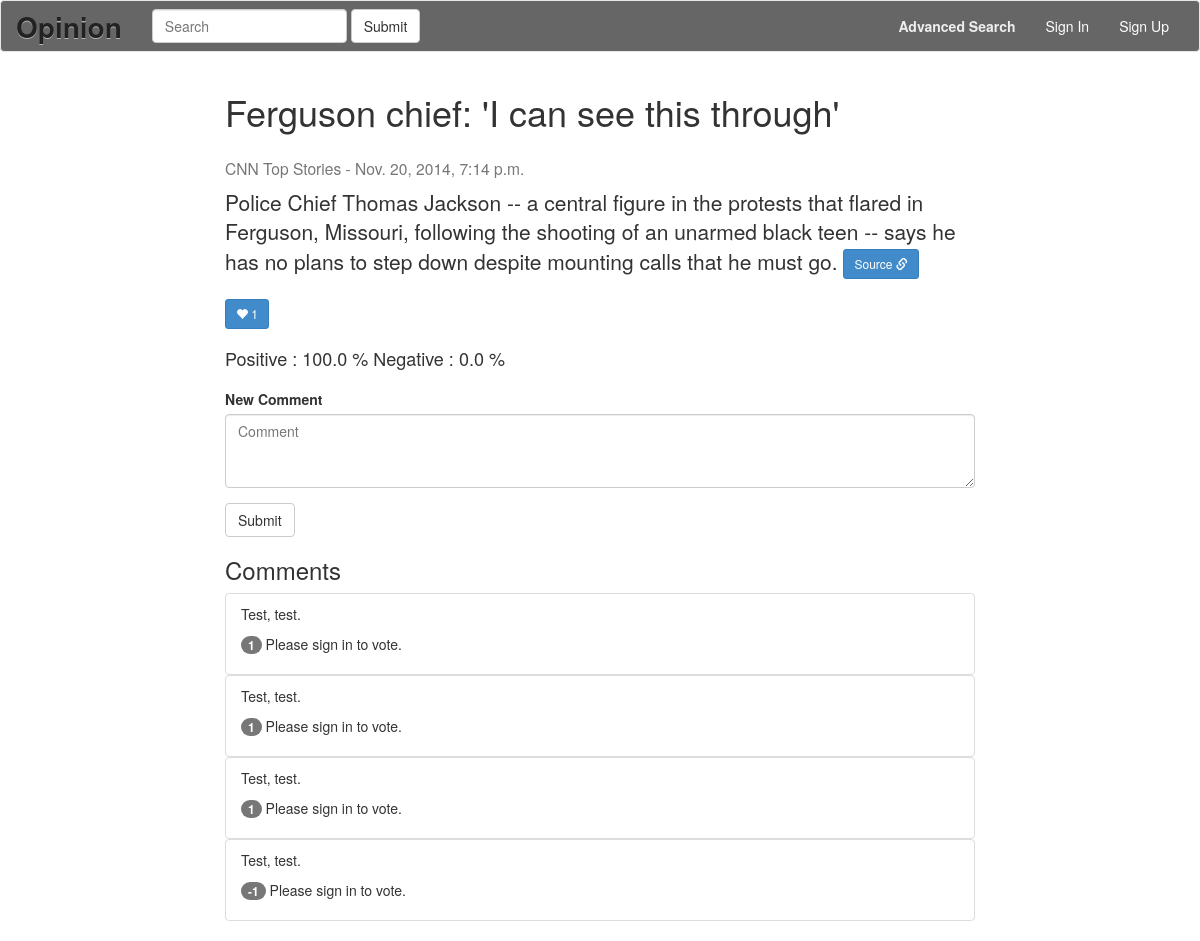
/topic_id=3/, run on an earlier commit of the app's database.
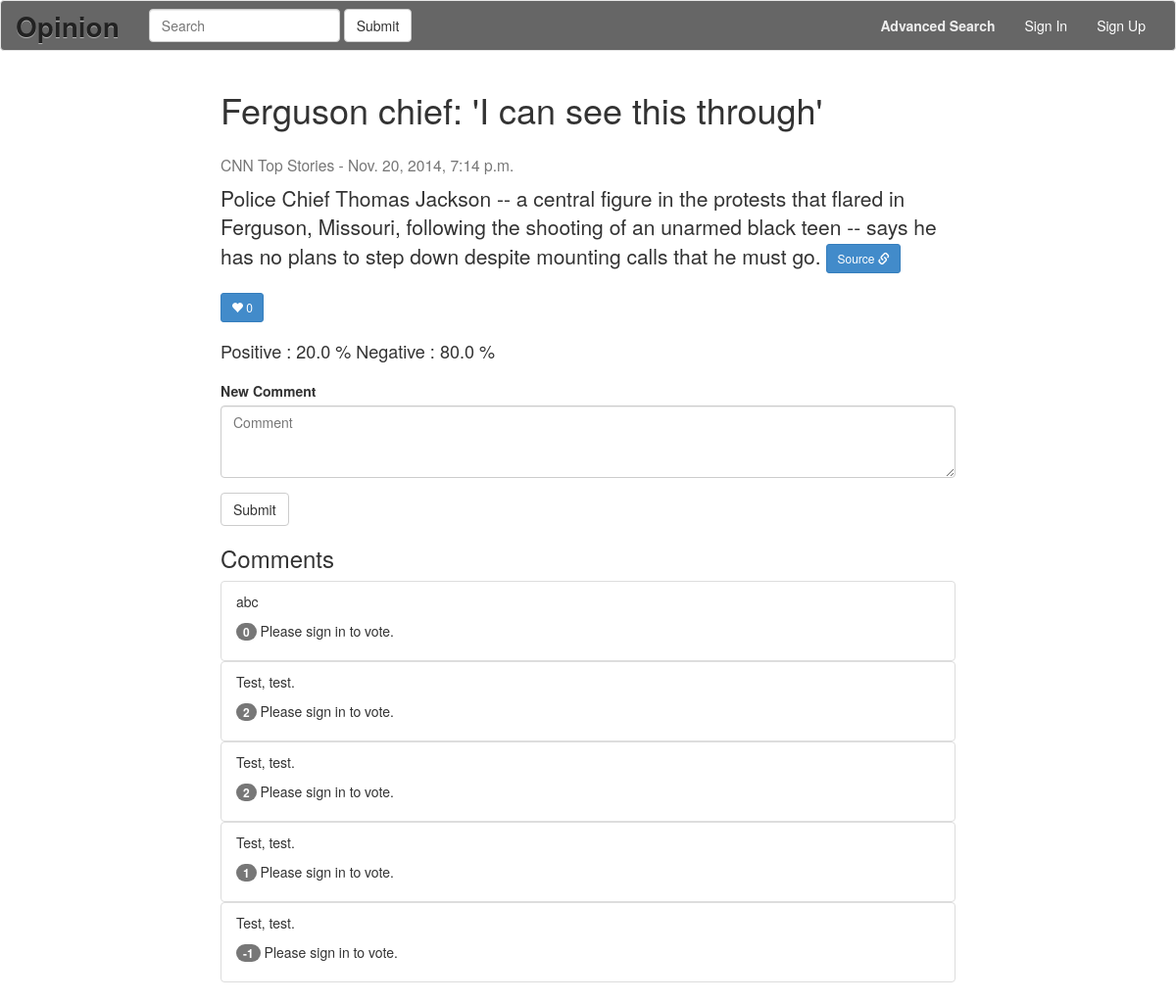
And on a later commit of the database.
### appopinion/models.py (models this page shows)
class Topic(models.Model):
    title = models.CharField(max_length=255)
    date = models.DateTimeField('date published')
    content = models.TextField()
    url = models.CharField(max_length=255)
    source = models.CharField(max_length=255)
    likecount = models.BigIntegerField(default=0)

class Comment(models.Model):
    content = models.TextField()
    parent = models.ForeignKey(Topic)
    date = models.DateTimeField('date published')
    vote = models.BigIntegerField(default=0)
    positive = models.BooleanField(default=True)

### appopinion/views.py (the view)
# urls.py: url(r'^topic_id=(?P<topic_id>[0-9]+)/$', views.topic_detail, name='topic_detail'),
def topic_detail(request, topic_id):
    topic = Topic.objects.get(pk=topic_id)
    try:
        comment_text = request.POST['content']
        if comment_text != '':
            if not request.user.is_authenticated():
                return HttpResponseRedirect(
                            reverse('appopinion:signin') +
                            '?next=%s' % request.path)
            new_comment = Comment(
                                  parent_id = topic_id,
                                  content = cgi.escape(comment_text, True),
                                  date = datetime.now(),
                                  positive = True,
                                  )
            new_comment.save()
    except:
        pass
    comment_list = Comment.objects.all().filter(parent_id=topic_id)
    pos_count = 0.0
    for comment in comment_list:
        if comment.positive == True:
            pos_count += 1.0
    if len(comment_list ) > 0:
        pos_percent = pos_count / len(comment_list)
        neg_percent = 1.0 - pos_percent
    else:
        pos_percent = 0.0
        neg_percent = 0.0
    print pos_percent
    return render(request, 'appopinion/topic_detail.html', {'topic_id':topic_id, 'topic':topic, 'comment_list':comment_list[::-1], 'pos_percent': pos_percent * 100, 'neg_percent': neg_percent * 100})

### appopinion/template/appopinion/topic_detail.html (shortened to what this page needs)
{% extends 'appopinion/base.html' %}
{%  block content %}
<div class="container">
    <div class="row">
		<div class="col-md-8 col-md-offset-2">
			<h1>{{topic.title}}</h1>
			<h3><small>{{topic.source}} - {{topic.date}}</small></h3>
		</div>
		<div class="col-md-8 col-md-offset-2">
			<p class="lead">{{topic.content}} <a class="btn btn-primary btn-sm" href="{{ topic.url }}" role="button">Source <span class="glyphicon glyphicon-link" aria-hidden="true"></span></a>
            </p>
            <p>
              <form action="{% url 'appopinion:like' topic.id %}" method="post">
                <button type="submit" class="btn btn-primary btn-sm">
                    <span class="glyphicon glyphicon-heart" aria-hidden="true"></span>
                    {{topic.likecount}}
                </button>
              </form>
            </p>
        </div>
  	</div>
  	<div class="row">
	  <div class = "col-md-8 col-md-offset-2">
	    <h4> Positive : {{pos_percent}} %     Negative : {{neg_percent}} %</h4>
	    </div>
		<div class="col-md-8 col-md-offset-2">
		<form action="" method="post">
    		<div class="form-group">
    			<label for="content">New Comment</label>
    			<textarea class="form-control" name="content" id="content" placeholder="Comment" ROWS=3></textarea>
  			</div>
    		<button type="submit" class="btn btn-default" >Submit</button>
		</form>
		</div>
  	</div>
  	<div class="row">
  		<div class="col-md-8 col-md-offset-2">
  		<h3>Comments</h3>
  		<ul class="list-group">
  			{% for comment in comment_list %}
			<div class="comments", id="comments">
  			<li class="list-group-item">
              <div>
                <p>{{comment.content}}</p>
                <p>
                  {% if user.is_authenticated %}
                    <a href='#' class='vote' data-commentid='{{comment.id}}' data-up='1'><span class="glyphicon glyphicon-thumbs-up" aria-hidden="true"></span></a>
                    <span class="badge" id="votecount{{comment.id}}">{{comment.vote}}</span>
                    <a href='#' class='vote' data-commentid='{{comment.id}}' data-up='0'><span class="glyphicon glyphicon-thumbs-down" aria-hidden="true"></span></a>
                  {% else %}
                    <span class="badge" id="votecount{{comment.id}}">{{comment.vote}}</span>
                    Please sign in to vote.
                  {% endif %}
                </p>
              </div>
            </li>
			</div>
  			{% endfor %}
		</ul>
		</div>
	</div>
</div>
{% endblock %}

What changed in the data, as far as the page shows it:
changed Topic "Ferguson chief: 'I can see this through'": likecount "1" → "0"
added Comment: content "abc", vote "0"
changed Comment (number 2 of 5 on the later page): vote "1" → "2"
changed Comment (number 3 of 5 on the later page): vote "1" → "2"
Also different on the page:
{{ pos_percent }}: "100.0" → "20.0"
{{ neg_percent }}: "0.0" → "80.0"
